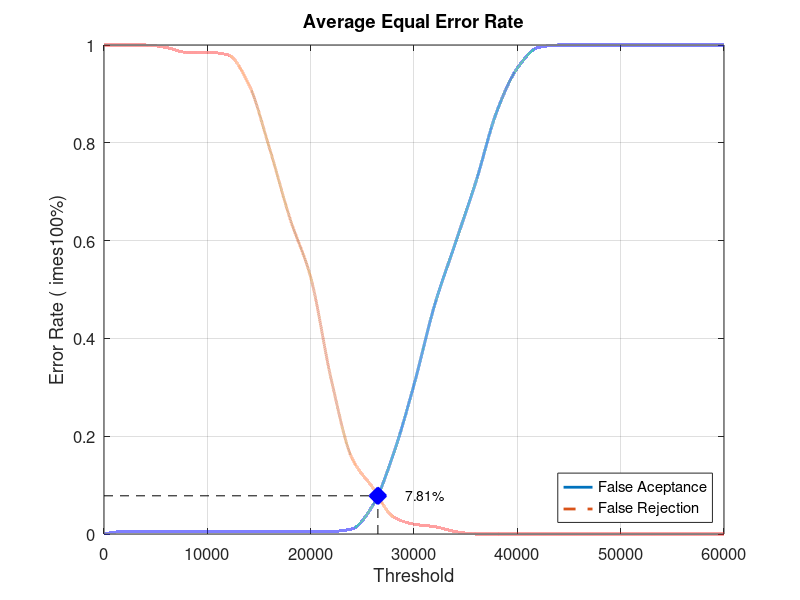
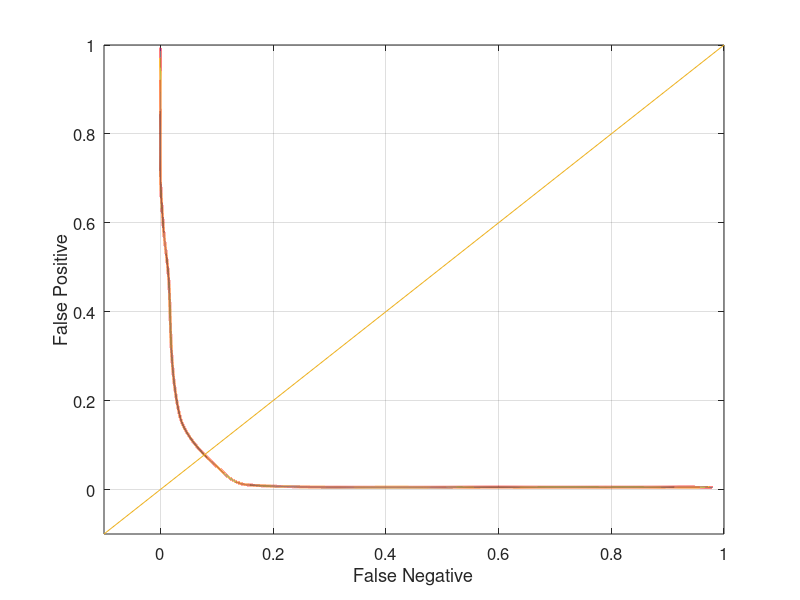

These charts were generated, in order, by the following MATLAB code:
close all;
clear;
clc;
x = 0:2000:60000;
xq = 0:0.5:60000;

y0 = [0 0.00526316 0.00526316 0.00526316 0.00526316 0.00526316 0.00526316 0.00526316 0.00526316 0.00526316 0.00526316 0.00526316 0.0105263 0.0578947 0.163158 0.305263 0.468421 0.594737 0.721053 0.863158 0.952632 0.994737 1 1 1 1 1 1 1 1 1]
yy0 = interp1(x, y0, xq, 'pchip');
y1 = [1 1 1 0.995 0.985 0.985 0.98 0.92 0.79 0.645 0.525 0.315 0.155 0.095 0.035 0.02 0.015 0.005 0 0 0 0 0 0 0 0 0 0 0 0 0]
yy1 = interp1(x, y1, xq, 'pchip');

% Calculating EER: 
y2 = abs(y0 - y1);
find(y2 == min(y2))
yy2 = abs(yy0 - yy1);
xEER = find(yy2 == min(yy2));
xEERIndex = xq(xEER) % X-axis EER
yEER = yy0(xEER) % Y-axis EER

main = figure
plot(xq, yy0,'-','LineWidth', 2);	hold on
plot(xq, yy1,'--','LineWidth', 2);	hold on
plot([xEERIndex xEERIndex], [0 yEER], 'k--');	hold on
plot([0 xEERIndex], [yEER yEER], 'k--');	hold on
plot(xEERIndex, yEER, 'bx', 'LineWidth', 10);	hold on
text(xEERIndex + 10 * xEERIndex / 100, yEER, [num2str(round((10000 * yEER)) / 100) '%'])
legend('False Aceptance', 'False Rejection', 'Location', 'SouthEast')
xlabel('Threshold')
ylabel('Error Rate (	imes100%)')
title('Average Equal Error Rate')
set(gca, 'FontSize', 12)
axis([0 60000 0 1])
grid on

print(main, 'Database4_4Main', '-dpng');
FNRxFPR = figure('Color', [1 1 1]);
plot(yy1, yy0, '-', yy1, yy0, 'LineWidth', 2);
hold on
y = -0.1:0.1:1
plot(y, y); 
set(gca, 'FontSize', 12)
xlabel('False Negative')
ylabel('False Positive')
axis([-0.1 1 -0.1 1])
set(gca, 'FontSize', 12)
grid on

print(FNRxFPR, 'Database4_4FNRxFPR','-dpng');
